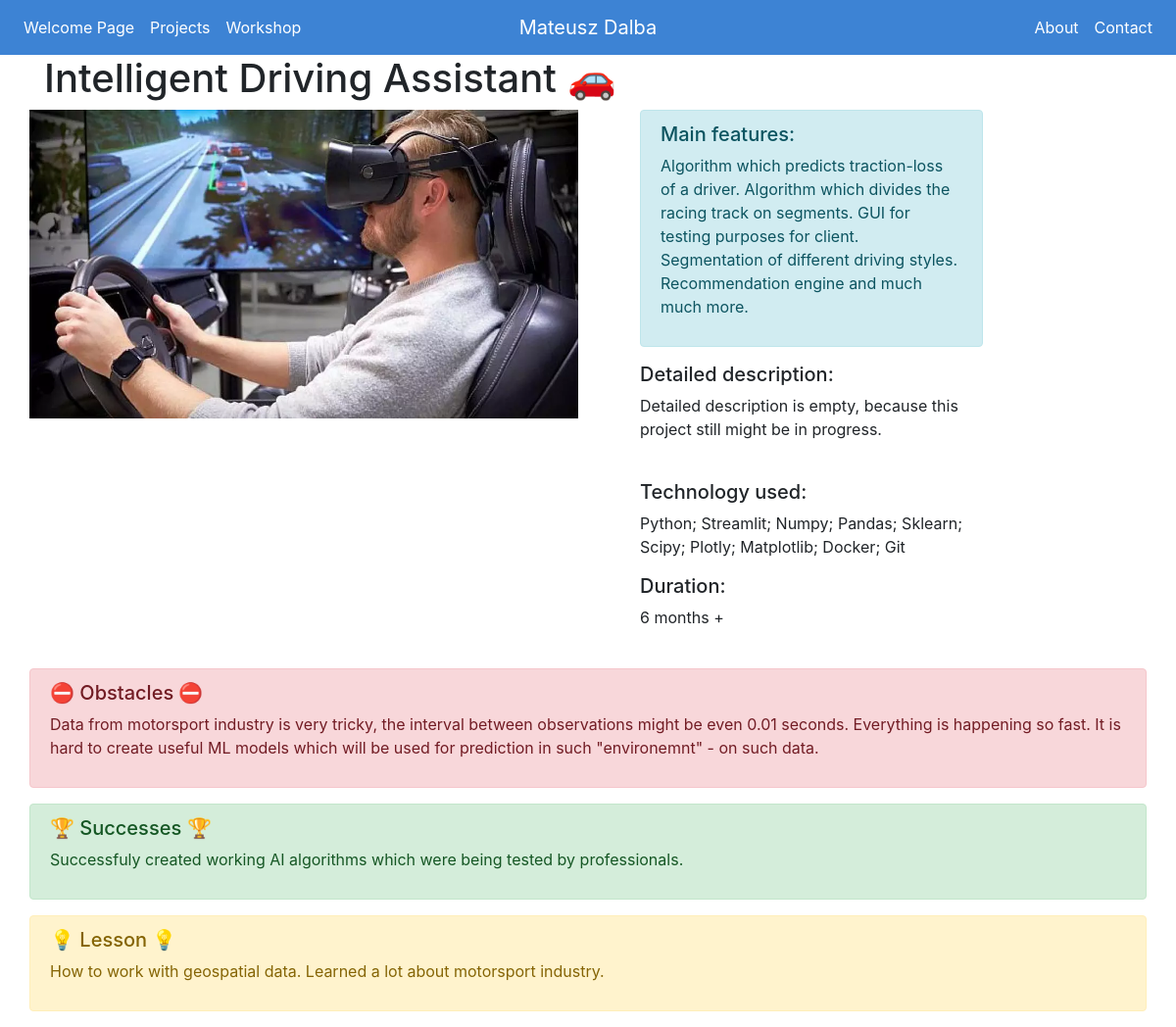
Screenshot of /projects/5/ with the database file from the repository.
### projects/models.py (models this page shows, shortened)
class Project(models.Model):
    title = models.CharField(max_length=100)
    short_description = models.TextField(default = 'Empty')
    main_features = models.TextField(default ='Empty')
    duration = models.CharField(max_length=100)
    description = models.TextField(default = 'Empty')
    technology = models.CharField(max_length=200)
    image = models.FilePathField(path='projects/static/img/')
    video_url = models.CharField(max_length=500)
    obstacles = models.TextField(default = 'Empty')
    successes = models.TextField(default = 'Empty')
    learn = models.TextField(default = 'Empty')

### projects/views.py (the view)
# urls.py: path("<int:pk>/", views.project_detail, name='project_detail'),
def project_detail(request, pk):
    project = Project.objects.get(pk=pk)
    context = {
        'projects':project
    }
    return render(request, 'project_detail.html', context)

### projects/templates/project_detail.html (shortened to what this page needs)
{% extends "base.html" %}
{% load static %}
{% block page_content %}
<h1>{{ projects.title }}</h1>
    {% if projects.video_url == 'not avaliable' %}
    <div class="row">
        <img width="560" height='315' src="{% static projects.image %}">
            <div class="col-md-4 ml-5">
                <div class="alert alert-info" role="alert">
                    <h5>Main features: </h5>
                    <p>{{ projects.main_features }}</p>
                </div>
                <h5>Detailed description:</h5>
                <p>{{ projects.description }}</p>
                <br>
                <h5>Technology used:</h5>
                <p>{{ projects.technology }}</p>
                <h5>Duration:</h5>
                <p>{{ projects.duration }}</p>
            </div>
    </div>
    <div class="row">
        <div class="'col-md-8">
            <br>
            <div class="alert alert-danger" role="alert">
                <h5>⛔ Obstacles ⛔</h5>
                <p>{{ projects.obstacles }}</p>
             </div>
            <div class="alert alert-success" role="alert">
                <h5>🏆 Successes 🏆</h5>
                <p>{{ projects.successes }}</p>
            </div>
            <div class="alert alert-warning" role="alert">
                <h5>💡 Lesson 💡</h5>
                <p>{{ projects.learn }} </p>
            </div>
        </div>
    </div>
    {% endif %}
{% endblock %}

### rows the page displays
Project: title "Intelligent Driving Assistant 🚗", image (picture), main_features "Algorithm which predicts traction-loss of a driver. Algorithm which divides the racing track on segments. GUI for testing purposes for client. Segmentation of different driving styles. Recommendation engine and much much more.", description "Detailed description is empty, because this project still might be in progress.", technology "Python; Streamlit; Numpy; Pandas; Sklearn; Scipy; Plotly; Matplotlib; Docker; Git", duration "6 months +", obstacles "Data from motorsport industry is very tricky, the interval between observations might be even 0.01 seconds. Everything is happening so fast. It is hard to create useful ML models which will be used for prediction in such \"environemnt\" - on such data.", successes "Successfuly created working AI algorithms which were being tested by professionals.", learn "How to work with geospatial data. Learned a lot about motorsport industry."
